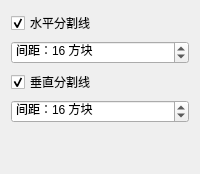
              <widget class="QWidget" name="tab_9">
               <attribute name="title">
                <string>平面示意图</string>
               </attribute>
               <layout class="QGridLayout" name="gridLayout_22">
                <item row="1" column="0">
                 <widget class="QSpinBox" name="sb_flatdiagram_hmargin">
                  <property name="suffix">
                   <string> 方块</string>
                  </property>
                  <property name="prefix">
                   <string>间距：</string>
                  </property>
                  <property name="minimum">
                   <number>1</number>
                  </property>
                  <property name="maximum">
                   <number>65536</number>
                  </property>
                  <property name="value">
                   <number>16</number>
                  </property>
                 </widget>
                </item>
                <item row="2" column="0">
                 <widget class="QCheckBox" name="cb_flatdiagram_vline">
                  <property name="text">
                   <string>垂直分割线</string>
                  </property>
                  <property name="checked">
                   <bool>true</bool>
                  </property>
                 </widget>
                </item>
                <item row="3" column="0">
                 <widget class="QSpinBox" name="sb_flatdiagram_vmargin">
                  <property name="suffix">
                   <string> 方块</string>
                  </property>
                  <property name="prefix">
                   <string>间距：</string>
                  </property>
                  <property name="minimum">
                   <number>1</number>
                  </property>
                  <property name="maximum">
                   <number>65536</number>
                  </property>
                  <property name="value">
                   <number>16</number>
                  </property>
                 </widget>
                </item>
                <item row="0" column="0">
                 <widget class="QCheckBox" name="cb_flatdiagram_hline">
                  <property name="text">
                   <string>水平分割线</string>
                  </property>
                  <property name="checked">
                   <bool>true</bool>
                  </property>
                 </widget>
                </item>
                <item row="4" column="0">
                 <spacer name="verticalSpacer_4">
                  <property name="orientation">
                   <enum>Qt::Orientation::Vertical</enum>
                  </property>
                  <property name="sizeHint" stdset="0">
                   <size>
                    <width>20</width>
                    <height>40</height>
                   </size>
                  </property>
                 </spacer>
                </item>
               </layout>
              </widget>
